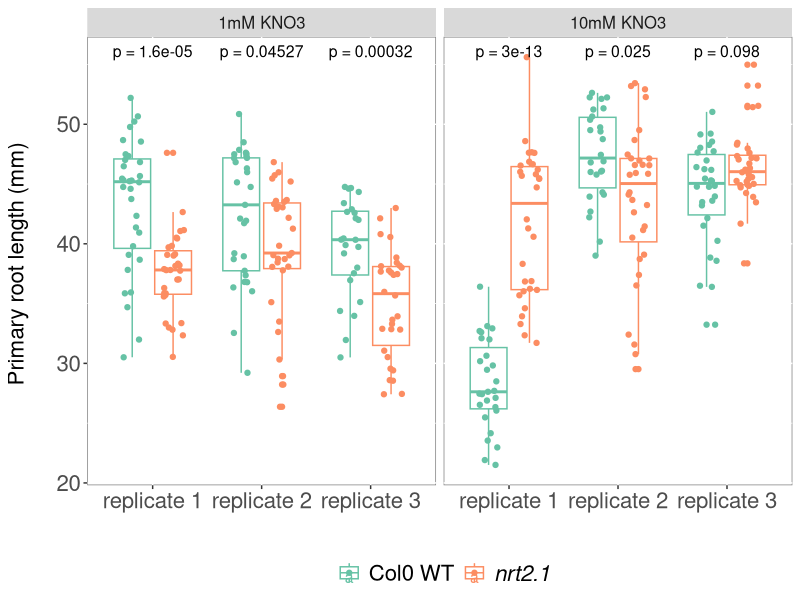
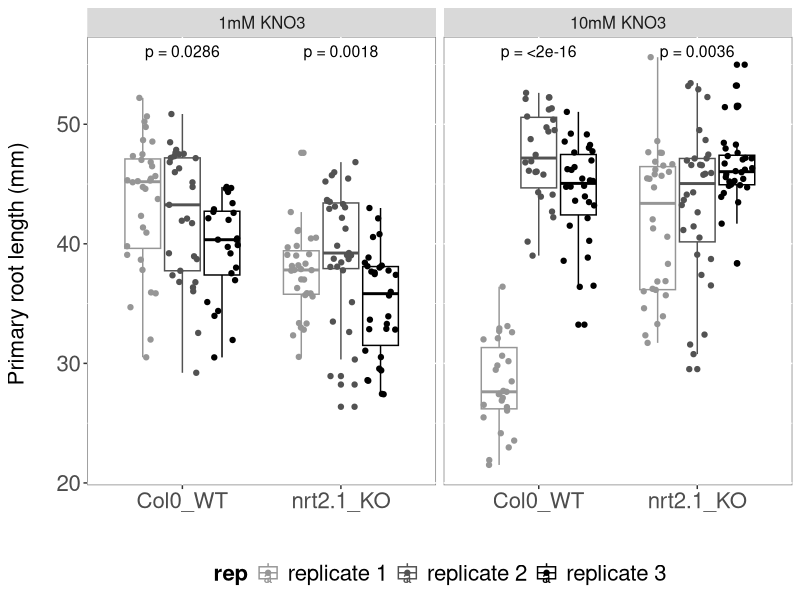
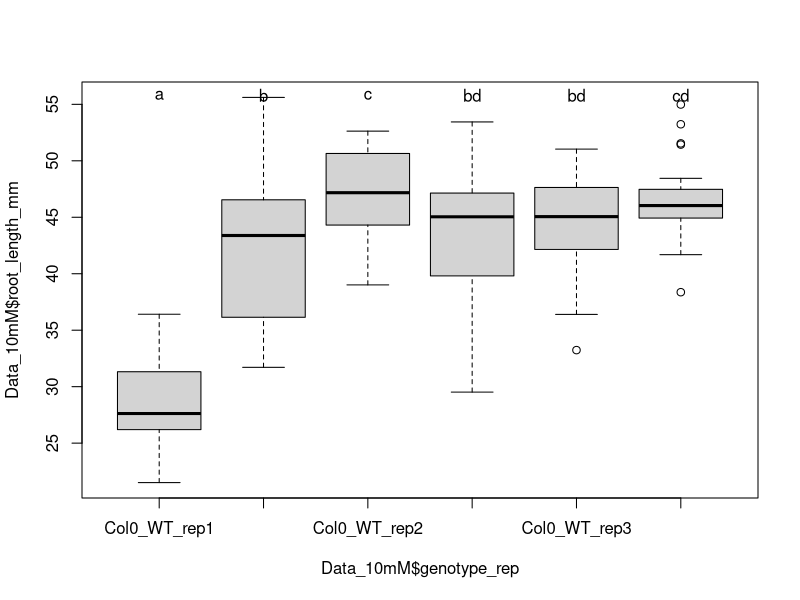
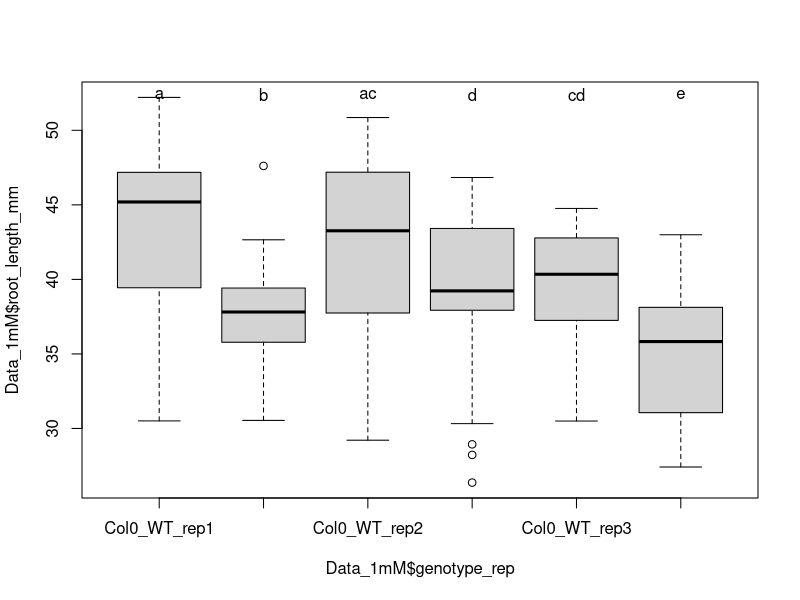
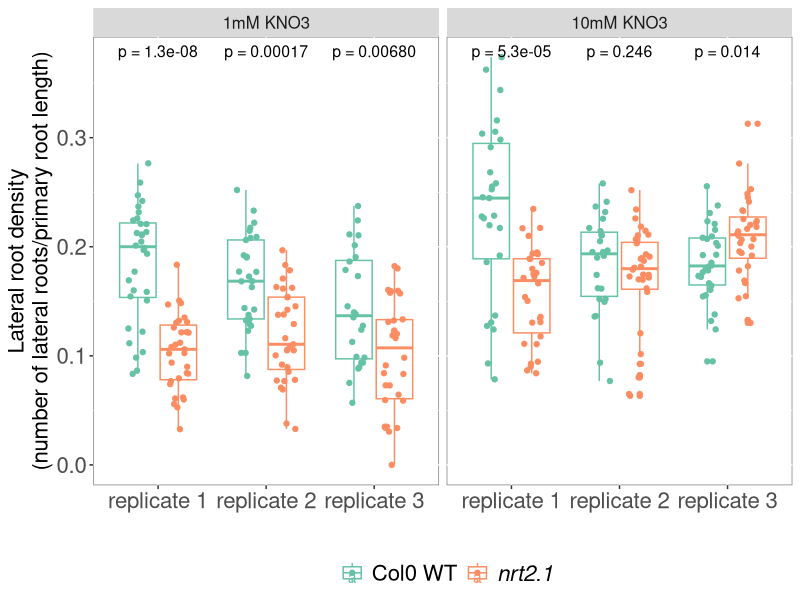
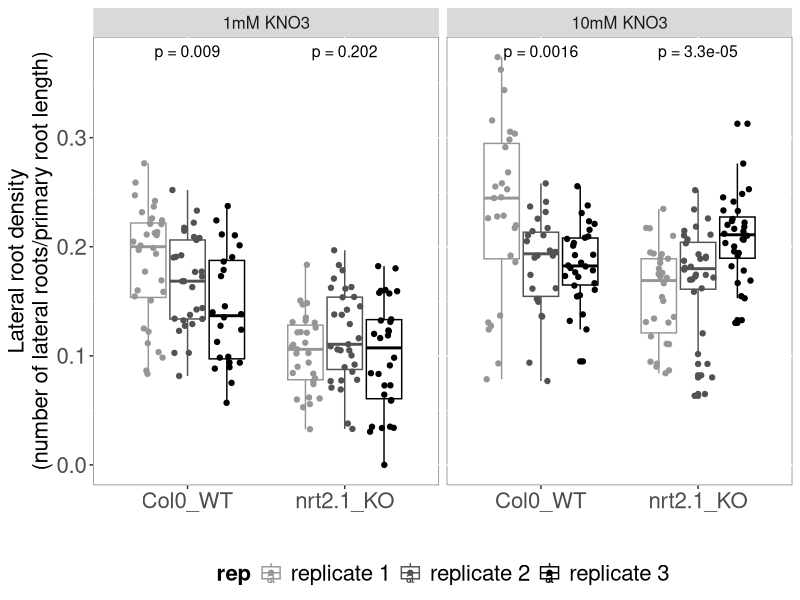
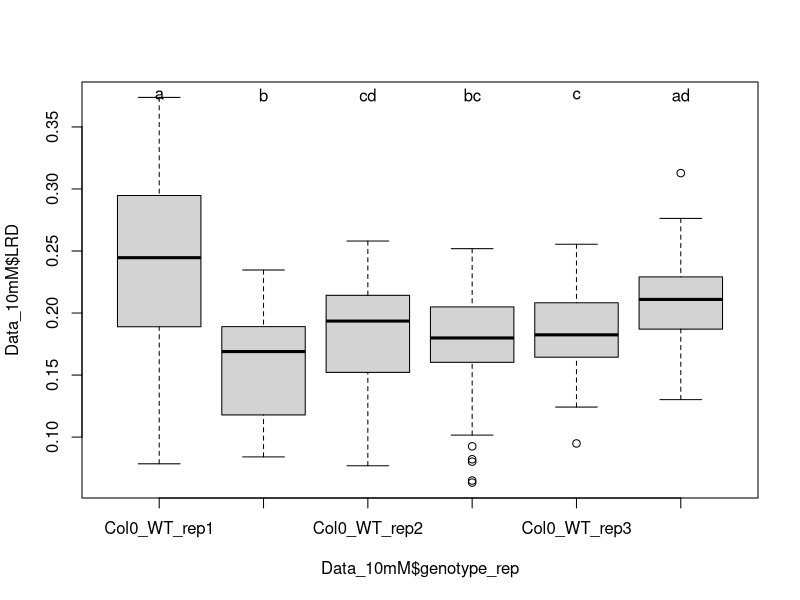
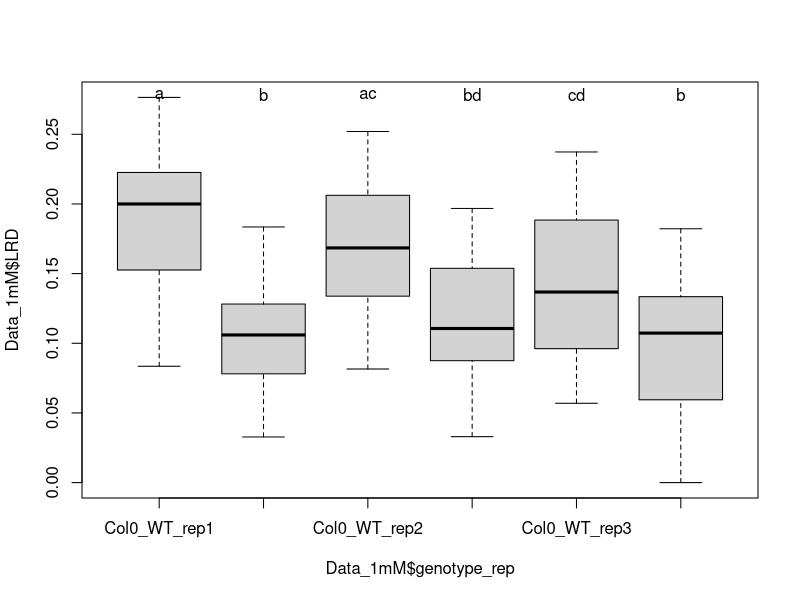

Source code (R) for these figures, in order:
## ---- chunk 1
knitr::opts_chunk$set(echo = TRUE)
## ---- chunk 2
library(tidyverse)
library(ggpubr)
library(RColorBrewer)
## ---- chunk 3

SC67 <- read_tsv("SC67_WT_nrt21_1mM_10mM/SC67_root_measure.txt") %>% 
  mutate(root_length_mm=length_px/scale_px_mm,
         KNO3= factor(KNO3, levels=c("1mM", "10mM")),
         LRD=lateralRoots/root_length_mm) %>% 
  mutate(rep="replicate 1")


SC68 <- read_tsv("SC68_WT_nrt21_1mM_10mM/SC68_root_measurement.txt") %>% 
  mutate(root_length_mm=length_px/scale_px_mm,
         KNO3= factor(KNO3, levels=c("1mM", "10mM")),
         LRD=lateralRoots/root_length_mm) %>% 
  mutate(rep="replicate 2")


SC69 <- read_tsv("SC69_WT_nrt21_1mM_10mM/SC69_root_measurement.txt") %>% 
  mutate(root_length_mm=length_px/scale_px_mm,
         KNO3= factor(KNO3, levels=c("1mM", "10mM")),
         LRD=lateralRoots/root_length_mm) %>% 
  mutate(rep="replicate 3")


All_reps_WT_nrt21 <- bind_rows(SC67, SC68, SC69)

## ---- chunk 4

mutate(All_reps_WT_nrt21, KNO3 = paste(KNO3, "KNO3")) %>% 
  mutate(KNO3=factor(KNO3, levels=c("1mM KNO3", "10mM KNO3"))) %>% 
  ggplot( aes(x=rep, y=root_length_mm, col=genotype))+
  geom_boxplot() +
  geom_jitter(position = position_jitterdodge(jitter.width = 0.2, jitter.height = 0, dodge.width = 0.75)) +
  facet_wrap(~KNO3) +
  stat_compare_means(size=4, label="p.format", method="wilcox") +
  scale_color_brewer(palette="Set2", name="", labels=c("Col0_WT"="Col0 WT", "nrt2.1_KO"=expression(italic("nrt2.1")))) +
  ylab("Primary root length (mm) \n") +
  xlab("")+
  theme(legend.text=element_text(size=16),legend.title = element_text(size=16, face="bold"), 
        axis.text=element_text(size=16), axis.title=element_text(size=16),
        plot.title = element_text(size=20,face="bold"),strip.text.x = element_text(size = 12),
        panel.background = element_rect(fill = "white", colour = "grey50"), legend.position="bottom", legend.key = element_rect(fill = NA, color = NA))

ggsave("Primary_root_length_WT_nrt21.jpg", height = 5.2, width=8)

## ---- chunk 5

colors_brewer <- brewer.pal(n = 9, name = "Greys")[c(5,7,9)]

mutate(All_reps_WT_nrt21, KNO3 = paste(KNO3, "KNO3")) %>% 
  mutate(KNO3=factor(KNO3, levels=c("1mM KNO3", "10mM KNO3"))) %>% 
  ggplot( aes(x=genotype, y=root_length_mm, col= rep ))+
  geom_boxplot() +
  geom_jitter(position = position_jitterdodge(jitter.width = 0.2, jitter.height = 0, dodge.width = 0.75)) +
  facet_wrap(~KNO3) +
  stat_compare_means(size=4, label="p.format", method="anova") +
  scale_color_manual(values=colors_brewer) +
  ylab("Primary root length (mm) \n") +
  xlab("")+
  theme(legend.text=element_text(size=16),legend.title = element_text(size=16, face="bold"), 
        axis.text=element_text(size=16), axis.title=element_text(size=16),
        plot.title = element_text(size=20,face="bold"),strip.text.x = element_text(size = 12),
        panel.background = element_rect(fill = "white", colour = "grey50"), legend.position="bottom", legend.key = element_rect(fill = NA, color = NA))

ggsave("Primary_root_length_WT_nrt21_combined_replicates.jpg", height = 5.2, width=8)

## ---- chunk 6


library(multcompView)
 
tri.to.squ<-function(x)
{
rn<-row.names(x)
cn<-colnames(x)
an<-unique(c(cn,rn))
myval<-x[!is.na(x)]
mymat<-matrix(1,nrow=length(an),ncol=length(an),dimnames=list(an,an))
for(ext in 1:length(cn))
{
 for(int in 1:length(rn))
 {
 if(is.na(x[row.names(x)==rn[int],colnames(x)==cn[ext]])) next
 mymat[row.names(mymat)==rn[int],colnames(mymat)==cn[ext]]<-x[row.names(x)==rn[int],colnames(x)==cn[ext]]
 mymat[row.names(mymat)==cn[ext],colnames(mymat)==rn[int]]<-x[row.names(x)==rn[int],colnames(x)==cn[ext]]
 }
  
}
return(mymat)
}



Data_10mM <- filter(All_reps_WT_nrt21, KNO3 == "10mM") %>% 
  unite(genotype, rep, col="genotype_rep", remove = FALSE) %>% 
  mutate(genotype_rep=str_replace(genotype_rep,"_replicate ", "_rep")) %>% 
  mutate(genotype_rep=factor(genotype_rep, 
                             levels=c("Col0_WT_rep1", "nrt2.1_KO_rep1", "Col0_WT_rep2","nrt2.1_KO_rep2",
                                      "Col0_WT_rep3","nrt2.1_KO_rep3"))) 
 
pp10<-pairwise.wilcox.test(Data_10mM$root_length_mm, Data_10mM$genotype_rep, p.adjust.method = "none", paired = FALSE)
mymat10<-tri.to.squ(pp10$p.value)
myletters10<-multcompLetters(mymat10,compare="<=",threshold=0.05,Letters=letters)
 
boxplot(Data_10mM$root_length_mm ~ Data_10mM$genotype_rep)
text(c(1,2,3,4,5,6),0.2+max(Data_10mM$root_length_mm),c(myletters10$Letters[1],myletters10$Letters[2],
                                                        myletters10$Letters[3],myletters10$Letters[4],
                                                        myletters10$Letters[5],myletters10$Letters[6]))



Data_1mM <- filter(All_reps_WT_nrt21, KNO3 == "1mM") %>% 
  unite(genotype, rep, col="genotype_rep", remove = FALSE) %>% 
  mutate(genotype_rep=str_replace(genotype_rep,"_replicate ", "_rep")) %>% 
  mutate(genotype_rep=factor(genotype_rep, 
                             levels=c("Col0_WT_rep1", "nrt2.1_KO_rep1", "Col0_WT_rep2","nrt2.1_KO_rep2",
                                      "Col0_WT_rep3","nrt2.1_KO_rep3"))) 
 
pp<-pairwise.wilcox.test(Data_1mM$root_length_mm, Data_1mM$genotype_rep, p.adjust.method = "none", paired = FALSE)
mymat<-tri.to.squ(pp$p.value)
myletters<-multcompLetters(mymat,compare="<=",threshold=0.05,Letters=letters)
 
boxplot(Data_1mM$root_length_mm ~ Data_1mM$genotype_rep)
text(c(1,2,3,4,5,6),0.2+max(Data_1mM$root_length_mm),c(myletters$Letters[1],myletters$Letters[2],myletters$Letters[3],
                                                 myletters$Letters[4],myletters$Letters[5],myletters$Letters[6]))




## ---- chunk 7


  mutate(All_reps_WT_nrt21, KNO3 = paste(KNO3, "KNO3")) %>%
  mutate(KNO3=factor(KNO3, levels=c("1mM KNO3", "10mM KNO3"))) %>% 
  ggplot( aes(x=rep, y=LRD, col=genotype))+
  geom_boxplot() + 
  geom_jitter(position = position_jitterdodge(jitter.width = 0.2, jitter.height = 0, dodge.width = 0.75)) +
  facet_wrap(~KNO3) +
  stat_compare_means(size=4, label="p.format", method="wilcox") +
  scale_color_brewer(palette="Set2", name="", labels=c("Col0_WT"="Col0 WT", "nrt2.1_KO"=expression(italic("nrt2.1")))) +
  ylab("Lateral root density\n(number of lateral roots/primary root length)") +
  xlab("")+
  theme(legend.text=element_text(size=16),legend.title = element_text(size=16, face="bold"), 
        axis.text=element_text(size=16), axis.title=element_text(size=16),
        plot.title = element_text(size=20,face="bold"),strip.text.x = element_text(size = 12),
        panel.background = element_rect(fill = "white", colour = "grey50"), legend.position="bottom", legend.key = element_rect(fill = NA, color = NA))



ggsave("Lateral_root_density_WT_nrt21.jpg", height = 5.2, width=8)




## ---- chunk 8

colors_brewer <- brewer.pal(n = 9, name = "Greys")[c(5,7,9)]


  mutate(All_reps_WT_nrt21, KNO3 = paste(KNO3, "KNO3")) %>%
  mutate(KNO3=factor(KNO3, levels=c("1mM KNO3", "10mM KNO3"))) %>% 
  ggplot( aes(x=genotype , y=LRD, col=rep))+
  geom_boxplot() + 
  geom_jitter(position = position_jitterdodge(jitter.width = 0.2, jitter.height = 0, dodge.width = 0.75)) +
  facet_wrap(~KNO3) +
  stat_compare_means(size=4, label="p.format", method="anova") +
  scale_color_manual(values=colors_brewer) +
  ylab("Lateral root density\n(number of lateral roots/primary root length)") +
  xlab("")+
  theme(legend.text=element_text(size=16),legend.title = element_text(size=16, face="bold"), 
        axis.text=element_text(size=16), axis.title=element_text(size=16),
        plot.title = element_text(size=20,face="bold"),strip.text.x = element_text(size = 12),
        panel.background = element_rect(fill = "white", colour = "grey50"), legend.position="bottom", legend.key = element_rect(fill = NA, color = NA))



ggsave("Lateral_root_density_WT_nrt21_combined_replicates.jpg", height = 5.2, width=8)




## ---- chunk 9


library(multcompView)
 
tri.to.squ<-function(x)
{
rn<-row.names(x)
cn<-colnames(x)
an<-unique(c(cn,rn))
myval<-x[!is.na(x)]
mymat<-matrix(1,nrow=length(an),ncol=length(an),dimnames=list(an,an))
for(ext in 1:length(cn))
{
 for(int in 1:length(rn))
 {
 if(is.na(x[row.names(x)==rn[int],colnames(x)==cn[ext]])) next
 mymat[row.names(mymat)==rn[int],colnames(mymat)==cn[ext]]<-x[row.names(x)==rn[int],colnames(x)==cn[ext]]
 mymat[row.names(mymat)==cn[ext],colnames(mymat)==rn[int]]<-x[row.names(x)==rn[int],colnames(x)==cn[ext]]
 }
  
}
return(mymat)
}



Data_10mM <- filter(All_reps_WT_nrt21, KNO3 == "10mM") %>% 
  unite(genotype, rep, col="genotype_rep", remove = FALSE) %>% 
  mutate(genotype_rep=str_replace(genotype_rep,"_replicate ", "_rep")) %>% 
  mutate(genotype_rep=factor(genotype_rep, 
                             levels=c("Col0_WT_rep1", "nrt2.1_KO_rep1", "Col0_WT_rep2","nrt2.1_KO_rep2",
                                      "Col0_WT_rep3","nrt2.1_KO_rep3"))) 
 
pp10<-pairwise.wilcox.test(Data_10mM$LRD, Data_10mM$genotype_rep, p.adjust.method = "none", paired = FALSE)
mymat10<-tri.to.squ(pp10$p.value)
myletters10<-multcompLetters(mymat10,compare="<=",threshold=0.05,Letters=letters)
 
boxplot(Data_10mM$LRD ~ Data_10mM$genotype_rep)
text(c(1,2,3,4,5,6),0.002+max(Data_10mM$LRD),c(myletters10$Letters[1],myletters10$Letters[2],
                                                        myletters10$Letters[3],myletters10$Letters[4],
                                                        myletters10$Letters[5],myletters10$Letters[6]))



Data_1mM <- filter(All_reps_WT_nrt21, KNO3 == "1mM") %>% 
  unite(genotype, rep, col="genotype_rep", remove = FALSE) %>% 
  mutate(genotype_rep=str_replace(genotype_rep,"_replicate ", "_rep")) %>% 
  mutate(genotype_rep=factor(genotype_rep, 
                             levels=c("Col0_WT_rep1", "nrt2.1_KO_rep1", "Col0_WT_rep2","nrt2.1_KO_rep2",
                                      "Col0_WT_rep3","nrt2.1_KO_rep3"))) 
 
pp<-pairwise.wilcox.test(Data_1mM$LRD, Data_1mM$genotype_rep, p.adjust.method = "none", paired = FALSE)
mymat<-tri.to.squ(pp$p.value)
myletters<-multcompLetters(mymat,compare="<=",threshold=0.05,Letters=letters)
 
boxplot(Data_1mM$LRD ~ Data_1mM$genotype_rep)
text(c(1,2,3,4,5,6),0.002+max(Data_1mM$LRD),c(myletters$Letters[1],myletters$Letters[2],myletters$Letters[3],
                                                 myletters$Letters[4],myletters$Letters[5],myletters$Letters[6]))
